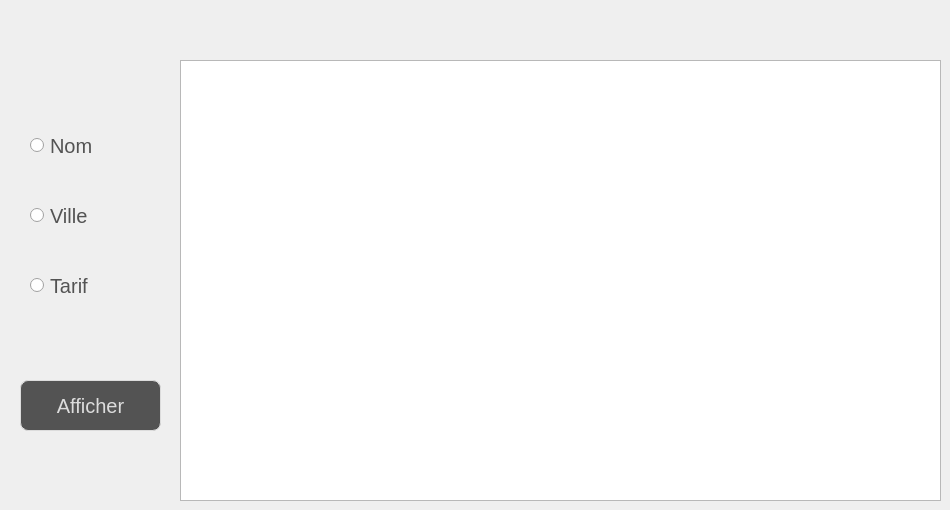
     <widget class="QWidget" name="tab_19">
      <attribute name="title">
       <string>Afficher</string>
      </attribute>
      <widget class="QTableView" name="table_abonne">
       <property name="geometry">
        <rect>
         <x>180</x>
         <y>60</y>
         <width>761</width>
         <height>441</height>
        </rect>
       </property>
       <property name="styleSheet">
        <string notr="true">#tab_tri {
background:#DCDCDC;
}</string>
       </property>
      </widget>
      <widget class="QPushButton" name="afficher_abonne">
       <property name="geometry">
        <rect>
         <x>20</x>
         <y>380</y>
         <width>141</width>
         <height>51</height>
        </rect>
       </property>
       <property name="styleSheet">
        <string notr="true">QPushButton {
color: #dcdcdc;
background:#535353;
border: none;
font-size:20px;
font-family:Arial, Helvetica, sans-serif;
border: 1px solid #DCDCDC;
border-radius: 8px;
}
QPushButton:hover {
color:#fff;
background:#FFD700;
border: none;
}
</string>
       </property>
       <property name="text">
        <string>Afficher</string>
       </property>
      </widget>
      <widget class="QRadioButton" name="radioButton_nom1">
       <property name="geometry">
        <rect>
         <x>30</x>
         <y>130</y>
         <width>191</width>
         <height>31</height>
        </rect>
       </property>
       <property name="styleSheet">
        <string notr="true">QRadioButton {
color: #535353;
font-size:20px;
font-family:Arial, Helvetica, sans-serif;
text-align: left;
}
QRadioButton:hover {
color:#FFD700;
text-align: left;
}
</string>
       </property>
       <property name="text">
        <string>Nom</string>
       </property>
      </widget>
      <widget class="QRadioButton" name="radioButton_ville">
       <property name="geometry">
        <rect>
         <x>30</x>
         <y>200</y>
         <width>191</width>
         <height>31</height>
        </rect>
       </property>
       <property name="styleSheet">
        <string notr="true">QRadioButton {
color: #535353;
font-size:20px;
font-family:Arial, Helvetica, sans-serif;
text-align: left;
}
QRadioButton:hover {
color:#FFD700;
text-align: left;
}
</string>
       </property>
       <property name="text">
        <string>Ville</string>
       </property>
      </widget>
      <widget class="QRadioButton" name="radioButton_tarif">
       <property name="geometry">
        <rect>
         <x>30</x>
         <y>270</y>
         <width>191</width>
         <height>31</height>
        </rect>
       </property>
       <property name="mouseTracking">
        <bool>false</bool>
       </property>
       <property name="styleSheet">
        <string notr="true">QRadioButton {
color: #535353;
font-size:20px;
font-family:Arial, Helvetica, sans-serif;
text-align: left;
}
QRadioButton:hover {
color:#FFD700;
text-align: left;
}
</string>
       </property>
       <property name="text">
        <string>Tarif</string>
       </property>
      </widget>
     </widget>
